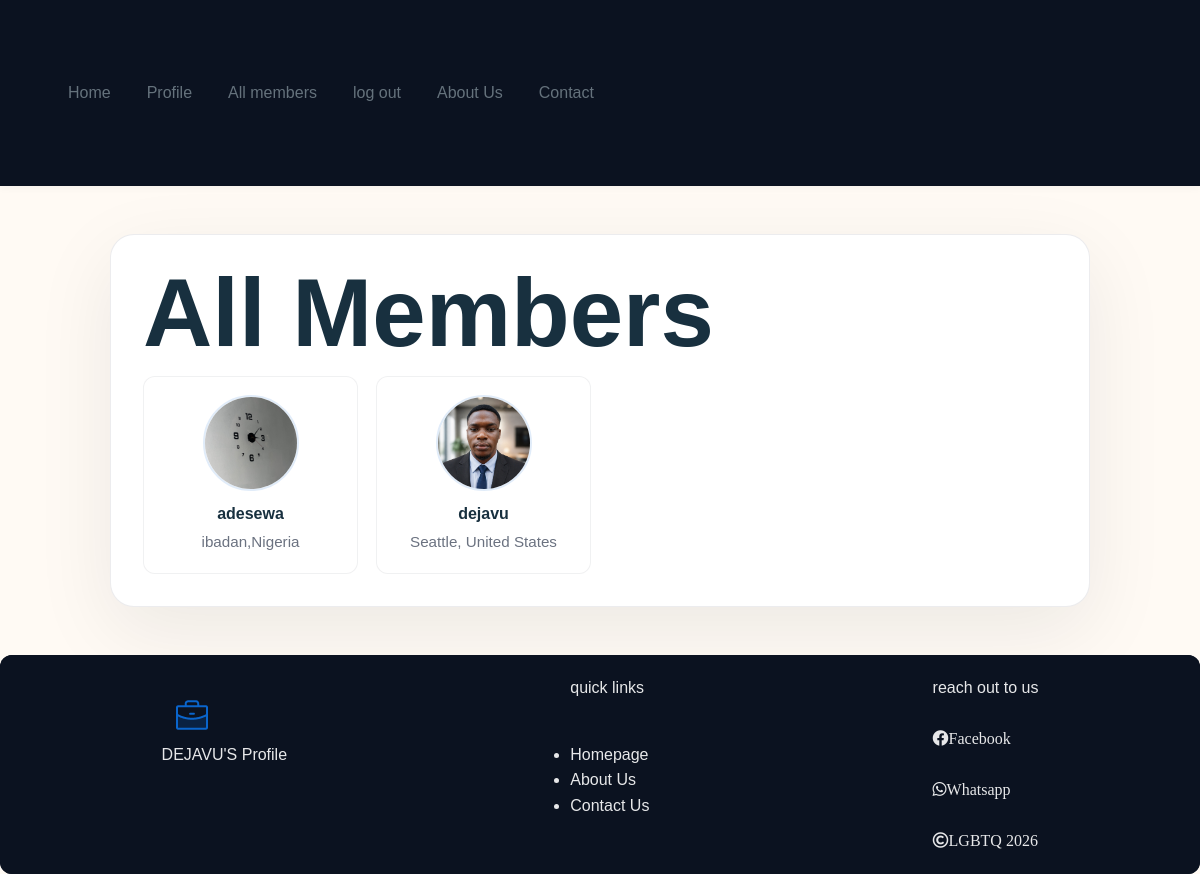
Page /profiles/ (signed in) on the committed database.
### user/models.py (models this page shows, shortened)
class UserProfile(models.Model):
    user = models.OneToOneField(User, on_delete=models.CASCADE)
    profile_picture = models.ImageField(default='default.jpg', upload_to='profiles/', blank=True, null=True)
    bio = models.TextField(blank=True, null=True)
    location = models.CharField(max_length=120, blank=True, null=True)
    date_of_birth = models.DateField(blank=True, null=True)
    gender = models.CharField(max_length=24, choices=GENDER_CHOICES, blank=True, null=True)

### user/views.py (the view)
# urls.py: path('profiles/', profiles_list, name='profiles'),
@login_required
def profiles_list(request):
    profiles = UserProfile.objects.select_related('user').all()
    return render(request, 'profiles_list.html', {'profiles': profiles})

### user/templates/profiles_list.html (shortened to what this page needs)
{% extends "base.html" %}
{% load static %}
{% block main %}
<div class="content-section">
  <h1>All Members</h1>
  <div class="profiles-grid">
    {% for p in profiles %}
    <div class="profile-card">
      {% if p.profile_picture %}
      <img
        src="{{ p.profile_picture.url }}"
        alt="{{ p.user.username }}"
        class="profile-thumb"
      />
      {% else %}
      <img
        src="{% static 'default.jpg' %}"
        alt="default"
        class="profile-thumb"
      />
      {% endif %}
      <div class="profile-info">
        <strong>{{ p.user.username }}</strong>
        <div class="profile-location">{{ p.location|default:'—' }}</div>
      </div>
    </div>
    {% empty %}
    <p>No profiles found.</p>
    {% endfor %}
  </div>
</div>
{% endblock %}

### user/templates/footer.html
   {% load static %}
   <footer>
        <footer>
        <div class="simple">
            <div class="simple1">
                 <img src="{% static 'assets/briefcase-duotone 1.png' %}" alt="briefcase">
            <p><span class="userN">{{ request.user.username }}'s</span> Profile</p>
            </div>
          <div class="simple2">
      <p>quick links</p>
<ul>
        <li><a href="{% url 'home' %}">Homepage</a></li>
        <li><a href="{% url 'about' %}">about us</a></li>
        <li><a href="{% url 'contact' %}">contact us</a></li>
       </ul>
            </div
        </div>
        <div class="simple3">
            <p>reach out to us</p><br>
            <i class="fab fa-facebook"  ><a href="https://facebook.com" target="_blank">Facebook</a></i><br><br>
            <i class="fab fa-whatsapp"><a href="https://wa.link/ggg3jz">Whatsapp</a></i><br><br>
            <i class="far fa-copyright">LGBTQ 2026</i>
        </div>
    </footer>
    </footer>

### static/user/css/style.css (style rules this page uses)
* { margin: 0; padding: 0; box-sizing: border-box; }
:root { --bg:#f5f7fb; --card:#ffffff; --muted:#6b7280; --accent:#0a65cc; --accent-strong:#0849a1; --radius:12px; }
body { background-color: var(--bg); font-family: 'Inter', system-ui, -apple-system, 'Segoe UI', Roboto, 'Helvetica Neue', Arial; color: #111827; -webkit-font-smoothing:antialiased; -moz-osx-font-smoothing:grayscale; }
.userN { text-transform: uppercase; }
footer { background-color: #0b1220; color: rgba(255,255,255,0.9); bottom: 0; border-radius: 12px; }
.simple { display:flex; padding:20px; justify-content:space-around; margin-top:30px }
.simple2 { display:grid; row-gap:6px }
.simple a { text-decoration:none; text-transform:capitalize; color:rgba(255,255,255,0.9) }
.simple1 img { padding-left:10px; padding-top:20px }
:root { --ink: #18303f; --muted: #65727c; --paper: #fffaf4; --surface: #ffffff; --teal: #1b7f7a; --shadow: 0 22px 60px rgba(22, 48, 63, 0.12); }
* { box-sizing: border-box; }
body { margin: 0; color: var(--ink); background: var(--paper); font-family: Arial, Helvetica, sans-serif; line-height: 1.6; }
a { color: inherit; text-decoration: none; }
h1 { margin: 0 0 18px; font-size: 6rem; line-height: 0.95; }
.content-section { max-width: 980px; margin: 48px auto; padding: 32px; background: #ffffff; border: 1px solid rgba(15, 23, 42, 0.08); border-radius: 24px; box-shadow: 0 24px 80px rgba(15, 23, 42, 0.08); }
.profiles-grid { display: grid; grid-template-columns: repeat(auto-fill, minmax(200px, 1fr)); gap: 18px; margin-top: 18px; align-items: start; }
.profile-card { display: flex; flex-direction: column; align-items: center; gap: 10px; padding: 18px; background: #fff; border: 1px solid rgba(15,23,42,0.06); border-radius: 12px; transition: transform .12s ease, box-shadow .12s ease; }
.profile-thumb { width: 96px; height: 96px; object-fit: cover; border-radius: 9999px; border: 2px solid rgba(10,101,204,0.12); }
.profile-info { text-align: center; }
.profile-info strong { display: block; margin-bottom: 4px; }
.profile-location { color: #6b7280; font-size: 0.95rem; }

### rows in the picture
UserProfile: profile_picture (picture), user.username "adesewa", location "ibadan,Nigeria"
UserProfile: profile_picture (picture), user.username "dejavu", location "Seattle, United States"

### other values in the picture
{{ request.user.username }} "DEJAVU"
